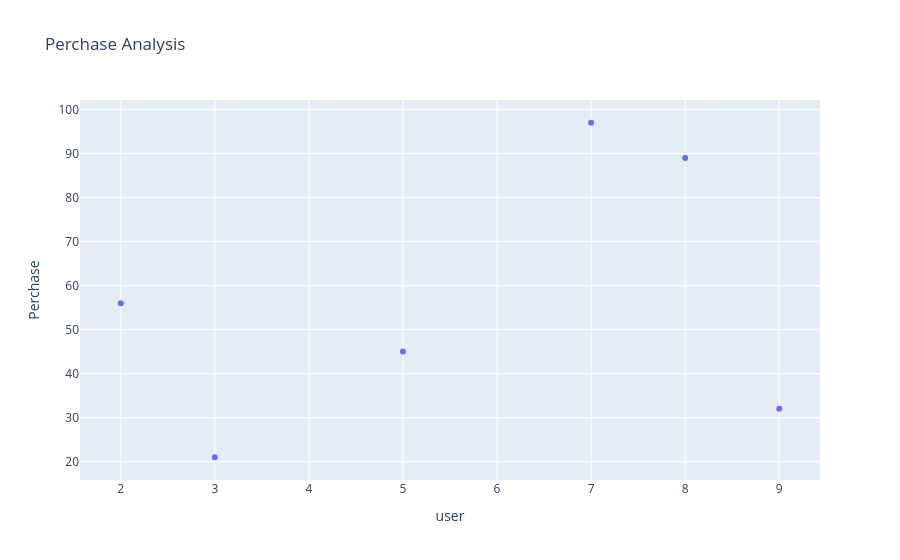

This figure's notebook cell:
### Code cell
data={
    "user":[3,5,7,2,8,9],
    "Perchase":[21,45,97,56,89,32]
}
df=pd.DataFrame(data)

fig=px.scatter(df,x=df["user"],y="Perchase",title="Perchase Analysis")
fig.show()

### Figure 1 — Plotly figure (JSON) as saved in the notebook; plotly's stock layout.template omitted (floating-point values rounded to 4 significant figures)
{"data": [{"hovertemplate": "user=%{x}<br>Perchase=%{y}<extra></extra>", "legendgroup": "", "marker": {"color": "#636efa", "symbol": "circle"}, "mode": "markers", "name": "", "orientation": "v", "showlegend": false, "type": "scatter", "x": [3, 5, 7, 2, 8, 9], "xaxis": "x", "y": [21, 45, 97, 56, 89, 32], "yaxis": "y"}], "layout": {"legend": {"tracegroupgap": 0}, "title": {"text": "Perchase Analysis"}, "xaxis": {"anchor": "y", "domain": [0, 1], "title": {"text": "user"}}, "yaxis": {"anchor": "x", "domain": [0, 1], "title": {"text": "Perchase"}}}}
